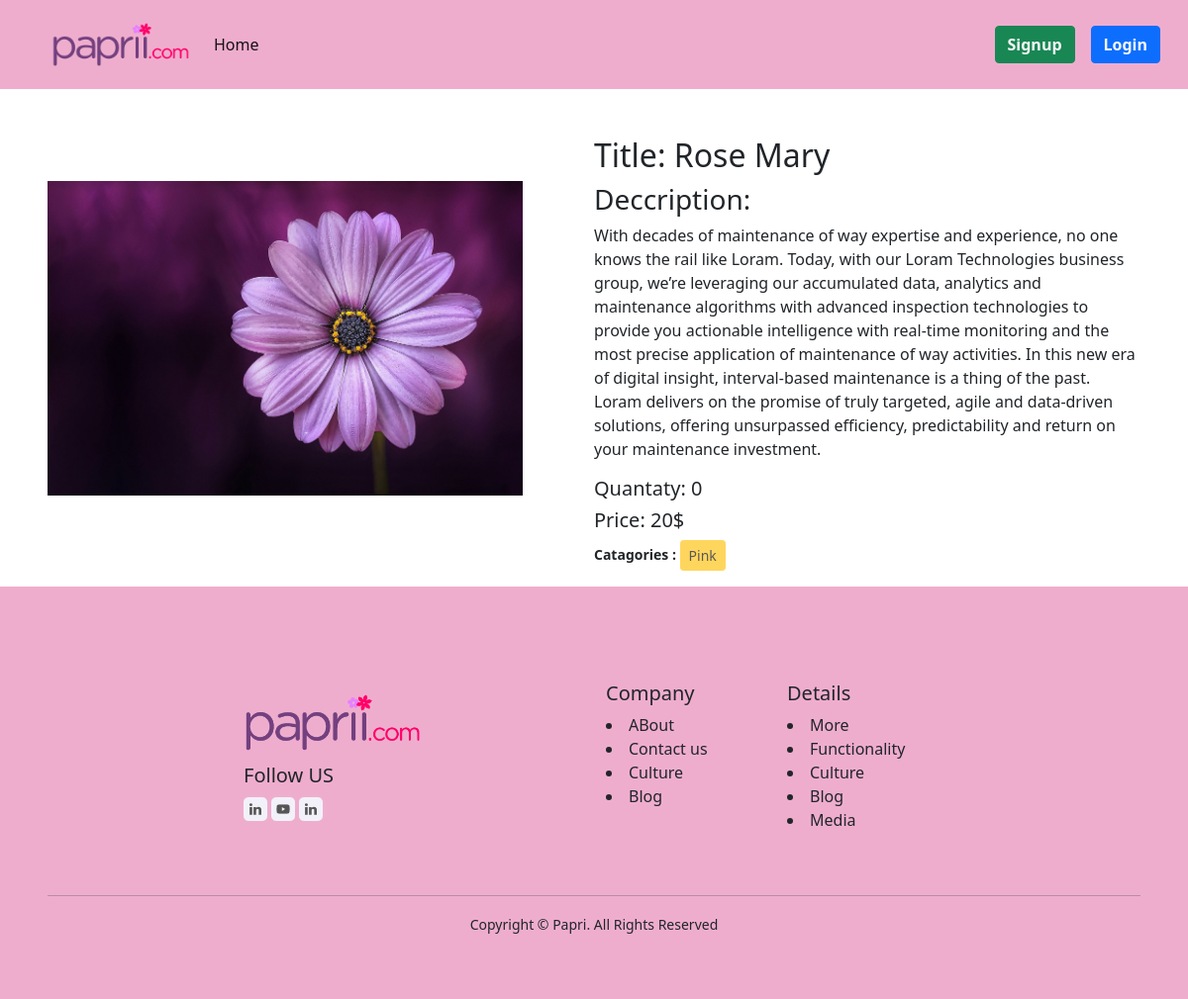
Page /post/details/1 on the committed database.
### flower/models.py (models this page shows, shortened)
class FlowerModel(models.Model):
    image = models.ImageField(upload_to ='flower/media/uploads/',blank=True, null=True)
    title = models.CharField(max_length=300)
    descriptions = models.TextField()
    quantity = models.IntegerField()
    price = models.CharField(max_length=100,blank=True, null=True)
    category = models.ForeignKey(CategorysModel, on_delete = models.CASCADE)

### catagory/models.py (models this page shows, shortened)
class CategorysModel(models.Model):
    color = models.CharField(max_length=80)
    slug = models.SlugField(max_length=100,unique=True,null=True, blank=True)

### flower/views.py (the view)
# urls.py: path('details/<int:id>',views.DetailsView.as_view(),name="details_flower"),
class DetailsView(DetailView):
    model = models.FlowerModel
    template_name = 'details.html'
    pk_url_kwarg = 'id'
    context_object_name = 'flower'

### flower/templates/details.html (shortened to what this page needs)
{% extends "base.html" %}
{%load crispy_forms_tags %}
{% block content %}
<div class="d-flex justify-content-center align-items-center">
  <div class="ms-5 mt-5 mb-5 w-50">
      <img src="{{flower.image.url}}" alt=""  alt="..." style="width: 87%;" >
  </div>
  <div class="me-5 mt-5 mb-3 w-50">
      <h2>Title: {{flower.title}}</h2>
      <h3>Deccription:</h3>
      <p>{{flower.descriptions}}</p>
      <h5>Quantaty: {{flower.quantity}}</h5>
      <h5>Price: {{flower.price}}$</h5>
        <small ><strong> Catagories : <button class="btn btn-warning btn-sm " disabled>
        {{flower.category.color}}</button></strong></small>
  </div>
 </div>
{% endblock %}

### rows in the picture
FlowerModel: image (picture), title "Rose Mary", descriptions "With decades of maintenance of way expertise and experience, no one knows the rail like Loram. Today, with our Loram Technologies business group, we’re leveraging our accumulated data, analytics and maintenance algorithms with advanced inspection technologies to provide you actionable intelligence with real-time monitoring and the most precise application of maintenance of way activities. In this new era of digital insight, interval-based maintenance is a thing of the past. Loram delivers on the promise of truly targeted, agile and data-driven solutions, offering unsurpassed efficiency, predictability and return on your maintenance investment.", quantity "0", price "20", category.color "Pink"
